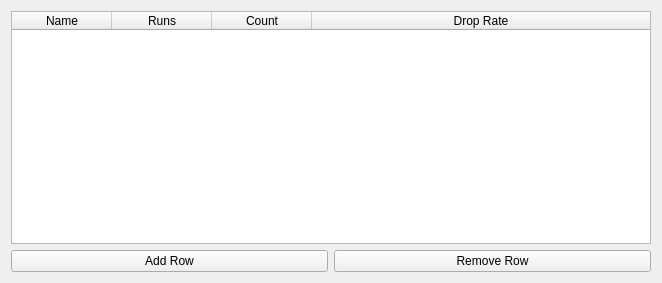
<?xml version="1.0" encoding="UTF-8"?>
<ui version="4.0">
 <class>ffrk_counter</class>
 <widget class="QWidget" name="ffrk_counter">
  <property name="geometry">
   <rect>
    <x>0</x>
    <y>0</y>
    <width>662</width>
    <height>283</height>
   </rect>
  </property>
  <property name="windowTitle">
   <string>FFRK Counter</string>
  </property>
  <layout class="QGridLayout" name="gridLayout_2">
   <item row="0" column="0">
    <layout class="QGridLayout" name="gridLayout">
     <item row="0" column="0" colspan="2">
      <widget class="QTableWidget" name="drop_table">
       <attribute name="horizontalHeaderStretchLastSection">
        <bool>true</bool>
       </attribute>
       <attribute name="verticalHeaderVisible">
        <bool>false</bool>
       </attribute>
       <column>
        <property name="text">
         <string>Name</string>
        </property>
       </column>
       <column>
        <property name="text">
         <string>Runs</string>
        </property>
       </column>
       <column>
        <property name="text">
         <string>Count</string>
        </property>
       </column>
       <column>
        <property name="text">
         <string>Drop Rate</string>
        </property>
       </column>
      </widget>
     </item>
     <item row="1" column="0">
      <widget class="QPushButton" name="add_row_button">
       <property name="text">
        <string>Add Row</string>
       </property>
      </widget>
     </item>
     <item row="1" column="1">
      <widget class="QPushButton" name="remove_row_button">
       <property name="text">
        <string>Remove Row</string>
       </property>
      </widget>
     </item>
    </layout>
   </item>
  </layout>
 </widget>
 <layoutdefault spacing="6" margin="11"/>
 <resources/>
 <connections/>
</ui>
